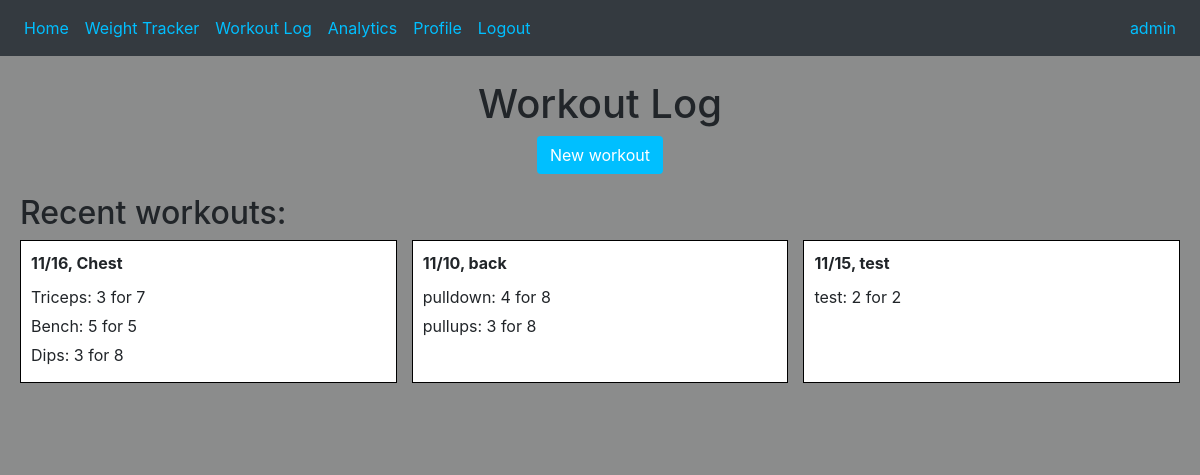
Page /workoutlog (signed in) on the committed database.
### website/models.py (models this page shows)
class User(db.Model, UserMixin):
    id = db.Column(db.Integer, primary_key=True)
    email = db.Column(db.String(150), unique=True)
    username = db.Column(db.String(150))
    password = db.Column(db.String(150))
    weightLog = db.relationship('Weight')
    workoutLog = db.relationship('Workout')

class Workout(db.Model):
    id = db.Column(db.Integer, primary_key=True)
    name = db.Column(db.String(50))
    date = db.Column(Date)
    user_id = db.Column(db.Integer, db.ForeignKey('user.id'))
    exercises = db.relationship(
        'Exercise',
        secondary=workout_exercise,
        backref=db.backref('workouts', lazy='dynamic'),
        lazy='dynamic'
    )

class Exercise(db.Model):
    id = db.Column(db.Integer, primary_key=True)
    name = db.Column(db.String(50))
    sets = db.Column(db.Integer)
    reps = db.Column(db.Integer)

### website/views.py (the view, shortened to what this page needs)
@views.route('/workoutlog', methods=['GET', 'POST'])
@login_required
def workoutlog():
    return render_template("workout_log.html", user=current_user)

### website/__init__.py (called while the page is built)
def create_app():
    app = Flask(__name__)
    app.config['SECRET_KEY'] = '123'
    app.config['SQLALCHEMY_DATABASE_URI'] = f'sqlite:///{DB_NAME}'
    db.init_app(app)
    from .views import views
    from .auth import auth
    app.register_blueprint(views, url_prefix='/')
    app.register_blueprint(auth, url_prefix='/')
    from .models import User, Weight
    with app.app_context():
        db.create_all()
    login_manager =  LoginManager()
    login_manager.login_view = 'auth.login'
    login_manager.init_app(app)
    @login_manager.user_loader
    def load_user(id):
        return User.query.get(int(id))
    return app

### website/templates/workout_log.html (shortened to what this page needs)
{% extends "base.html" %}
{% block content %}
<br>
<head>
  <link rel="stylesheet" type="text/css" href="static/styles.css">
  <h1>Workout Log</h1>
</head>
<body>
  <div class="centered-content">
    <button class="btn btn-custom" id="openModalButton"> New workout </button>
  </div>
  <div class="workout-log-page">
    <h2>Recent workouts:</h2>
    <div class="workout-wrapper">
      {% for workout in user.workoutLog %}
      <div class="workout-container">
        <div class="workout-header">
          {{ workout.date.strftime("%m/%d") }}, {{ workout.name }}
        </div>
        <div class="exercise-list">
          {% for exercise in workout.exercises %}
            <div class="exercise-item">
              {{ exercise.name }}: {{ exercise.sets }} for {{ exercise.reps }}
            </div>
          {% endfor %}
        </div>
      </div>
      {% endfor %}
    </div>
  <br>
  </div>
</body>
{% endblock %}

### website/templates/base.html (shortened to what this page needs)
<!DOCTYPE html>
<html>
  <head>
    <link rel="stylesheet" type="text/css" href="static/styles.css">
    <link
      rel="stylesheet"
      href="https://stackpath.bootstrapcdn.com/bootstrap/4.4.1/css/bootstrap.min.css"
    />
    <link
      rel="stylesheet"
      href="https://stackpath.bootstrapcdn.com/font-awesome/4.7.0/css/font-awesome.min.css"
    />
  </head>
  <body>
    <nav class="navbar navbar-expand-lg navbar-dark bg-dark">
      <div class="collapse navbar-collapse" id="navbar">
        <div class="navbar-nav">
          {% if user.is_authenticated %}
          <a class="nav-item nav-link" id="home" href="/">Home</a>
          <a class="nav-item nav-link" id="weighttracker" href="/weighttracker">Weight Tracker</a>
          <a class="nav-item nav-link" id="workoutlog" href="/workoutlog">Workout Log</a>
          <a class="nav-item nav-link" id="analytics" href="/analytics">Analytics</a>
          <a class="nav-item nav-link" id="profile" href="/profile">Profile</a>
          <a class="nav-item nav-link" id="logout" href="/logout">Logout</a>
          {% else %}
          <a class="nav-item nav-link" id="login" href="/login">Login</a>
          <a class="nav-item nav-link" id="signUp" href="/sign-up">Sign Up</a>
          {% endif %}
        </div>
        <div class="navbar-nav ml-auto">
          {% if user.is_authenticated %}
          <a class="nav-item nav-link" id="profile" href="/profile">{{ user.username }}</a>
          {% endif %}
        </div>
      </div>
    </nav>
    <div class="content-container">{% block content %} {% endblock %}</div>
  </body>
</html>

### website/static/styles.css (style rules this page uses)
h1 { text-align: center; }
.content-container { background-color: rgb(139, 140, 140); background-size: cover; }
body { background-color: rgb(139, 140, 140); background-size: cover; }
.navbar .navbar-nav .nav-item.nav-link { color: #00bfff; }
.workout-wrapper { display: flex; flex-wrap: wrap; justify-content: space-between; }
.workout-container { width: calc(33.33% - 10px); margin-bottom: 20px; background-color: white; border: 1px solid #000000; padding: 10px; box-sizing: border-box; }
.workout-header { font-weight: bold; margin-bottom: 10px; }
.exercise-list { display: flex; flex-direction: column; }
.exercise-item { margin-bottom: 5px; }
.workout-log-page { padding: 20px; }
.centered-content { text-align: center; }
.btn-custom { background-color: #00bfff; color: white; }

### rows in the picture
User: username "admin"
Workout: date "11/16", name "Chest"
Exercise: name "Triceps", sets "3", reps "7"
Exercise: name "Bench", sets "5", reps "5"
Exercise: name "Dips", sets "3", reps "8"
Workout: date "11/10", name "back"
Exercise: name "pulldown", sets "4", reps "8"
Exercise: name "pullups", sets "3", reps "8"
Workout: date "11/15", name "test"
Exercise: name "test", sets "2", reps "2"
